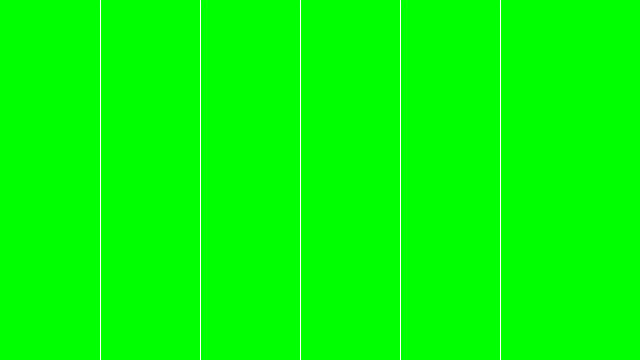
Frame 1 (no input)
Frame 60 (the mouse pressed at the canvas centre just before this capture): identical to frame 1, image omitted
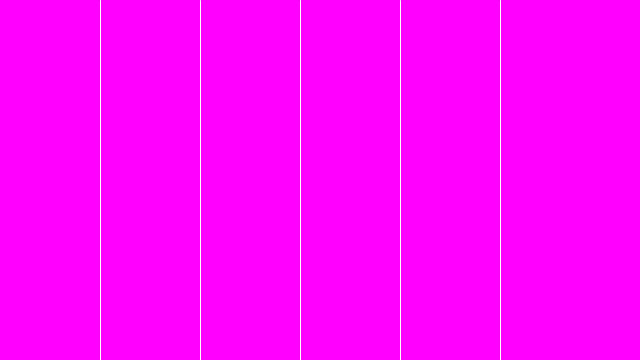
Frame 120 (the mouse held since frame 60 and released just before this capture)

The Processing sketch that drew these frames (run headless with seeded random() and noise(); from frame 60 on, the mouse is pressed at the canvas centre):

// Processing sketch: boolean1
// ── boolean1.pde
void setup() {
  size(640, 360);
}

void draw() {
  background(0);

  if (mouseX > 500) {
    background(255,0,0);
  } else if (mouseX > 400) {
    background(255,255,0);
  } else if (mouseX > 300) {
    background(255,0,255);
  } else if (mouseX > 200) {
    background(0,0,255);
  } else {
    background(0,255,0);
  }
  
  stroke(255);
  line(100, 0, 100, height);
  line(200, 0, 200, height);
  line(300, 0, 300, height);
  line(400, 0, 400, height);
  line(500, 0, 500, height);
}
